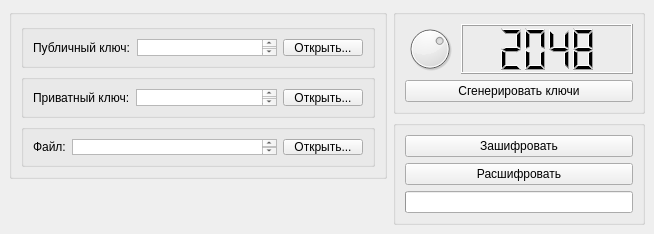
<?xml version="1.0" encoding="UTF-8"?>
<ui version="4.0">
 <class>MainWindow</class>
 <widget class="QMainWindow" name="MainWindow">
  <property name="geometry">
   <rect>
    <x>0</x>
    <y>0</y>
    <width>654</width>
    <height>226</height>
   </rect>
  </property>
  <property name="sizePolicy">
   <sizepolicy hsizetype="Preferred" vsizetype="Preferred">
    <horstretch>0</horstretch>
    <verstretch>0</verstretch>
   </sizepolicy>
  </property>
  <property name="windowTitle">
   <string>Crypter</string>
  </property>
  <property name="styleSheet">
   <string notr="true">backgroud-color:qlineargradient(spread:pad, x1:0, y1:0, x2:1, y2:0, stop:0 rgba(0, 0, 0, 255), stop:1 rgba(255, 255, 255, 255))</string>
  </property>
  <widget class="QWidget" name="centralwidget">
   <layout class="QHBoxLayout" name="horizontalLayout" stretch="3,2">
    <item>
     <layout class="QVBoxLayout" name="files_errors_layout">
      <item>
       <widget class="QGroupBox" name="files_box">
        <property name="maximumSize">
         <size>
          <width>16777215</width>
          <height>170</height>
         </size>
        </property>
        <property name="title">
         <string/>
        </property>
        <layout class="QVBoxLayout" name="verticalLayout">
         <item>
          <widget class="QGroupBox" name="public_key_box">
           <property name="title">
            <string/>
           </property>
           <layout class="QHBoxLayout" name="horizontalLayout_2">
            <item>
             <widget class="QLabel" name="public_key_lbl">
              <property name="text">
               <string>Публичный ключ:</string>
              </property>
             </widget>
            </item>
            <item>
             <widget class="QTextBrowser" name="public_key_browse"/>
            </item>
            <item>
             <widget class="QPushButton" name="open_public_key_btn">
              <property name="text">
               <string>Открыть...</string>
              </property>
             </widget>
            </item>
           </layout>
          </widget>
         </item>
         <item>
          <widget class="QGroupBox" name="private_key_box">
           <property name="title">
            <string/>
           </property>
           <layout class="QHBoxLayout" name="horizontalLayout_3">
            <item>
             <widget class="QLabel" name="private_key_lbl">
              <property name="text">
               <string>Приватный ключ:</string>
              </property>
             </widget>
            </item>
            <item>
             <widget class="QTextBrowser" name="private_key_browse"/>
            </item>
            <item>
             <widget class="QPushButton" name="open_private_key_btn">
              <property name="text">
               <string>Открыть...</string>
              </property>
             </widget>
            </item>
           </layout>
          </widget>
         </item>
         <item>
          <widget class="QGroupBox" name="file_box">
           <property name="title">
            <string/>
           </property>
           <layout class="QHBoxLayout" name="horizontalLayout_4">
            <item>
             <widget class="QLabel" name="file_lbl">
              <property name="text">
               <string>Файл:</string>
              </property>
             </widget>
            </item>
            <item>
             <widget class="QTextBrowser" name="file_browse"/>
            </item>
            <item>
             <widget class="QPushButton" name="open_file_btn">
              <property name="text">
               <string>Открыть...</string>
              </property>
             </widget>
            </item>
           </layout>
          </widget>
         </item>
        </layout>
       </widget>
      </item>
      <item>
       <widget class="QLabel" name="errors_lbl">
        <property name="text">
         <string/>
        </property>
       </widget>
      </item>
     </layout>
    </item>
    <item>
     <layout class="QVBoxLayout" name="crypto_layout">
      <item>
       <widget class="QGroupBox" name="keygen_box">
        <property name="autoFillBackground">
         <bool>true</bool>
        </property>
        <property name="styleSheet">
         <string notr="true"/>
        </property>
        <property name="title">
         <string/>
        </property>
        <layout class="QVBoxLayout" name="verticalLayout_2">
         <item>
          <layout class="QHBoxLayout" name="key_length_layout" stretch="1,10">
           <item>
            <widget class="QDial" name="key_length_dial">
             <property name="minimum">
              <number>9</number>
             </property>
             <property name="maximum">
              <number>12</number>
             </property>
             <property name="value">
              <number>11</number>
             </property>
            </widget>
           </item>
           <item>
            <widget class="QLCDNumber" name="key_length_lcd">
             <property name="sizePolicy">
              <sizepolicy hsizetype="Preferred" vsizetype="Preferred">
               <horstretch>0</horstretch>
               <verstretch>0</verstretch>
              </sizepolicy>
             </property>
             <property name="styleSheet">
              <string notr="true"/>
             </property>
             <property name="digitCount">
              <number>4</number>
             </property>
             <property name="value" stdset="0">
              <double>2048.000000000000000</double>
             </property>
             <property name="intValue" stdset="0">
              <number>2048</number>
             </property>
            </widget>
           </item>
          </layout>
         </item>
         <item>
          <widget class="QPushButton" name="keygen_btn">
           <property name="sizePolicy">
            <sizepolicy hsizetype="Minimum" vsizetype="Fixed">
             <horstretch>0</horstretch>
             <verstretch>0</verstretch>
            </sizepolicy>
           </property>
           <property name="text">
            <string>Сгенерировать ключи</string>
           </property>
          </widget>
         </item>
        </layout>
       </widget>
      </item>
      <item>
       <widget class="QGroupBox" name="crypto_box">
        <property name="title">
         <string/>
        </property>
        <layout class="QVBoxLayout" name="verticalLayout_3">
         <item>
          <widget class="QPushButton" name="encrypt_btn">
           <property name="text">
            <string>Зашифровать</string>
           </property>
          </widget>
         </item>
         <item>
          <widget class="QPushButton" name="decrypt_btn">
           <property name="text">
            <string>Расшифровать</string>
           </property>
          </widget>
         </item>
         <item>
          <widget class="QProgressBar" name="progressBar">
           <property name="maximum">
            <number>2000</number>
           </property>
           <property name="value">
            <number>0</number>
           </property>
           <property name="textVisible">
            <bool>false</bool>
           </property>
          </widget>
         </item>
        </layout>
       </widget>
      </item>
     </layout>
    </item>
   </layout>
  </widget>
 </widget>
 <resources/>
 <connections/>
</ui>
